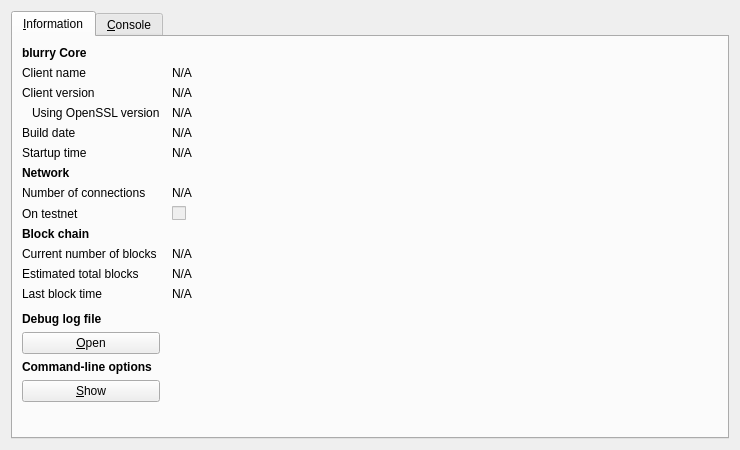
<?xml version="1.0" encoding="UTF-8"?>
<ui version="4.0">
 <class>RPCConsole</class>
 <widget class="QDialog" name="RPCConsole">
  <property name="geometry">
   <rect>
    <x>0</x>
    <y>0</y>
    <width>740</width>
    <height>450</height>
   </rect>
  </property>
  <property name="windowTitle">
   <string>blurry - Debug window</string>
  </property>
  <layout class="QVBoxLayout" name="verticalLayout_2">
   <item>
    <widget class="QTabWidget" name="tabWidget">
     <property name="currentIndex">
      <number>0</number>
     </property>
     <widget class="QWidget" name="tab_info">
      <attribute name="title">
       <string>&amp;Information</string>
      </attribute>
      <layout class="QGridLayout" name="gridLayout" columnstretch="0,1">
       <property name="horizontalSpacing">
        <number>12</number>
       </property>
       <item row="0" column="0">
        <widget class="QLabel" name="label_9">
         <property name="font">
          <font>
           <weight>75</weight>
           <bold>true</bold>
          </font>
         </property>
         <property name="text">
          <string>blurry Core</string>
         </property>
        </widget>
       </item>
       <item row="1" column="0">
        <widget class="QLabel" name="label_5">
         <property name="text">
          <string>Client name</string>
         </property>
        </widget>
       </item>
       <item row="1" column="1">
        <widget class="QLabel" name="clientName">
         <property name="cursor">
          <cursorShape>IBeamCursor</cursorShape>
         </property>
         <property name="text">
          <string>N/A</string>
         </property>
         <property name="textFormat">
          <enum>Qt::PlainText</enum>
         </property>
         <property name="textInteractionFlags">
          <set>Qt::LinksAccessibleByMouse|Qt::TextSelectableByKeyboard|Qt::TextSelectableByMouse</set>
         </property>
        </widget>
       </item>
       <item row="2" column="0">
        <widget class="QLabel" name="label_6">
         <property name="text">
          <string>Client version</string>
         </property>
        </widget>
       </item>
       <item row="2" column="1">
        <widget class="QLabel" name="clientVersion">
         <property name="cursor">
          <cursorShape>IBeamCursor</cursorShape>
         </property>
         <property name="text">
          <string>N/A</string>
         </property>
         <property name="textFormat">
          <enum>Qt::PlainText</enum>
         </property>
         <property name="textInteractionFlags">
          <set>Qt::LinksAccessibleByMouse|Qt::TextSelectableByKeyboard|Qt::TextSelectableByMouse</set>
         </property>
        </widget>
       </item>
       <item row="3" column="0">
        <widget class="QLabel" name="label_14">
         <property name="text">
          <string>Using OpenSSL version</string>
         </property>
         <property name="indent">
          <number>10</number>
         </property>
        </widget>
       </item>
       <item row="3" column="1">
        <widget class="QLabel" name="openSSLVersion">
         <property name="cursor">
          <cursorShape>IBeamCursor</cursorShape>
         </property>
         <property name="text">
          <string>N/A</string>
         </property>
         <property name="textFormat">
          <enum>Qt::PlainText</enum>
         </property>
         <property name="textInteractionFlags">
          <set>Qt::LinksAccessibleByMouse|Qt::TextSelectableByKeyboard|Qt::TextSelectableByMouse</set>
         </property>
        </widget>
       </item>
       <item row="4" column="0">
        <widget class="QLabel" name="label_12">
         <property name="text">
          <string>Build date</string>
         </property>
        </widget>
       </item>
       <item row="4" column="1">
        <widget class="QLabel" name="buildDate">
         <property name="cursor">
          <cursorShape>IBeamCursor</cursorShape>
         </property>
         <property name="text">
          <string>N/A</string>
         </property>
         <property name="textFormat">
          <enum>Qt::PlainText</enum>
         </property>
         <property name="textInteractionFlags">
          <set>Qt::LinksAccessibleByMouse|Qt::TextSelectableByKeyboard|Qt::TextSelectableByMouse</set>
         </property>
        </widget>
       </item>
       <item row="5" column="0">
        <widget class="QLabel" name="label_13">
         <property name="text">
          <string>Startup time</string>
         </property>
        </widget>
       </item>
       <item row="5" column="1">
        <widget class="QLabel" name="startupTime">
         <property name="cursor">
          <cursorShape>IBeamCursor</cursorShape>
         </property>
         <property name="text">
          <string>N/A</string>
         </property>
         <property name="textFormat">
          <enum>Qt::PlainText</enum>
         </property>
         <property name="textInteractionFlags">
          <set>Qt::LinksAccessibleByMouse|Qt::TextSelectableByKeyboard|Qt::TextSelectableByMouse</set>
         </property>
        </widget>
       </item>
       <item row="6" column="0">
        <widget class="QLabel" name="label_11">
         <property name="font">
          <font>
           <weight>75</weight>
           <bold>true</bold>
          </font>
         </property>
         <property name="text">
          <string>Network</string>
         </property>
        </widget>
       </item>
       <item row="7" column="0">
        <widget class="QLabel" name="label_7">
         <property name="text">
          <string>Number of connections</string>
         </property>
        </widget>
       </item>
       <item row="7" column="1">
        <widget class="QLabel" name="numberOfConnections">
         <property name="cursor">
          <cursorShape>IBeamCursor</cursorShape>
         </property>
         <property name="text">
          <string>N/A</string>
         </property>
         <property name="textFormat">
          <enum>Qt::PlainText</enum>
         </property>
         <property name="textInteractionFlags">
          <set>Qt::LinksAccessibleByMouse|Qt::TextSelectableByKeyboard|Qt::TextSelectableByMouse</set>
         </property>
        </widget>
       </item>
       <item row="8" column="0">
        <widget class="QLabel" name="label_8">
         <property name="text">
          <string>On testnet</string>
         </property>
        </widget>
       </item>
       <item row="8" column="1">
        <widget class="QCheckBox" name="isTestNet">
         <property name="enabled">
          <bool>false</bool>
         </property>
         <property name="text">
          <string/>
         </property>
        </widget>
       </item>
       <item row="9" column="0">
        <widget class="QLabel" name="label_10">
         <property name="font">
          <font>
           <weight>75</weight>
           <bold>true</bold>
          </font>
         </property>
         <property name="text">
          <string>Block chain</string>
         </property>
        </widget>
       </item>
       <item row="10" column="0">
        <widget class="QLabel" name="label_3">
         <property name="text">
          <string>Current number of blocks</string>
         </property>
        </widget>
       </item>
       <item row="10" column="1">
        <widget class="QLabel" name="numberOfBlocks">
         <property name="cursor">
          <cursorShape>IBeamCursor</cursorShape>
         </property>
         <property name="text">
          <string>N/A</string>
         </property>
         <property name="textFormat">
          <enum>Qt::PlainText</enum>
         </property>
         <property name="textInteractionFlags">
          <set>Qt::LinksAccessibleByMouse|Qt::TextSelectableByKeyboard|Qt::TextSelectableByMouse</set>
         </property>
        </widget>
       </item>
       <item row="11" column="0">
        <widget class="QLabel" name="label_4">
         <property name="text">
          <string>Estimated total blocks</string>
         </property>
        </widget>
       </item>
       <item row="11" column="1">
        <widget class="QLabel" name="totalBlocks">
         <property name="cursor">
          <cursorShape>IBeamCursor</cursorShape>
         </property>
         <property name="text">
          <string>N/A</string>
         </property>
         <property name="textFormat">
          <enum>Qt::PlainText</enum>
         </property>
         <property name="textInteractionFlags">
          <set>Qt::LinksAccessibleByMouse|Qt::TextSelectableByKeyboard|Qt::TextSelectableByMouse</set>
         </property>
        </widget>
       </item>
       <item row="12" column="0">
        <widget class="QLabel" name="label_2">
         <property name="text">
          <string>Last block time</string>
         </property>
        </widget>
       </item>
       <item row="12" column="1">
        <widget class="QLabel" name="lastBlockTime">
         <property name="cursor">
          <cursorShape>IBeamCursor</cursorShape>
         </property>
         <property name="text">
          <string>N/A</string>
         </property>
         <property name="textFormat">
          <enum>Qt::PlainText</enum>
         </property>
         <property name="textInteractionFlags">
          <set>Qt::LinksAccessibleByMouse|Qt::TextSelectableByKeyboard|Qt::TextSelectableByMouse</set>
         </property>
        </widget>
       </item>
       <item row="13" column="0">
        <spacer name="verticalSpacer_2">
         <property name="orientation">
          <enum>Qt::Vertical</enum>
         </property>
         <property name="sizeHint" stdset="0">
          <size>
           <width>20</width>
           <height>20</height>
          </size>
         </property>
        </spacer>
       </item>
       <item row="14" column="0">
        <widget class="QLabel" name="labelDebugLogfile">
         <property name="font">
          <font>
           <weight>75</weight>
           <bold>true</bold>
          </font>
         </property>
         <property name="text">
          <string>Debug log file</string>
         </property>
        </widget>
       </item>
       <item row="15" column="0">
        <widget class="QPushButton" name="openDebugLogfileButton">
         <property name="toolTip">
          <string>Open the blurry debug log file from the current data directory. This can take a few seconds for large log files.</string>
         </property>
         <property name="text">
          <string>&amp;Open</string>
         </property>
         <property name="autoDefault">
          <bool>false</bool>
         </property>
        </widget>
       </item>
       <item row="16" column="0">
        <widget class="QLabel" name="labelCLOptions">
         <property name="font">
          <font>
           <weight>75</weight>
           <bold>true</bold>
          </font>
         </property>
         <property name="text">
          <string>Command-line options</string>
         </property>
        </widget>
       </item>
       <item row="17" column="0">
        <widget class="QPushButton" name="showCLOptionsButton">
         <property name="toolTip">
          <string>Show the blurry-qt help message to get a list with possible blurry command-line options.</string>
         </property>
         <property name="text">
          <string>&amp;Show</string>
         </property>
         <property name="autoDefault">
          <bool>false</bool>
         </property>
        </widget>
       </item>
       <item row="18" column="0">
        <spacer name="verticalSpacer">
         <property name="orientation">
          <enum>Qt::Vertical</enum>
         </property>
         <property name="sizeHint" stdset="0">
          <size>
           <width>20</width>
           <height>40</height>
          </size>
         </property>
        </spacer>
       </item>
      </layout>
     </widget>
     <widget class="QWidget" name="tab_console">
      <attribute name="title">
       <string>&amp;Console</string>
      </attribute>
      <layout class="QVBoxLayout" name="verticalLayout_3">
       <property name="spacing">
        <number>3</number>
       </property>
       <item>
        <widget class="QTextEdit" name="messagesWidget">
         <property name="minimumSize">
          <size>
           <width>0</width>
           <height>100</height>
          </size>
         </property>
         <property name="readOnly">
          <bool>true</bool>
         </property>
         <property name="tabKeyNavigation" stdset="0">
          <bool>false</bool>
         </property>
         <property name="columnCount" stdset="0">
          <number>2</number>
         </property>
        </widget>
       </item>
       <item>
        <layout class="QHBoxLayout" name="horizontalLayout">
         <property name="spacing">
          <number>3</number>
         </property>
         <item>
          <widget class="QLabel" name="label">
           <property name="text">
            <string notr="true">&gt;</string>
           </property>
          </widget>
         </item>
         <item>
          <widget class="QLineEdit" name="lineEdit"/>
         </item>
         <item>
          <widget class="QPushButton" name="clearButton">
           <property name="maximumSize">
            <size>
             <width>24</width>
             <height>24</height>
            </size>
           </property>
           <property name="toolTip">
            <string>Clear console</string>
           </property>
           <property name="text">
            <string/>
           </property>
           <property name="icon">
            <iconset resource="../bitcoin.qrc">
             <normaloff>:/icons/remove</normaloff>:/icons/remove</iconset>
           </property>
           <property name="shortcut">
            <string notr="true">Ctrl+L</string>
           </property>
           <property name="autoDefault">
            <bool>false</bool>
           </property>
          </widget>
         </item>
        </layout>
       </item>
      </layout>
     </widget>
    </widget>
   </item>
  </layout>
 </widget>
 <resources>
  <include location="../bitcoin.qrc"/>
 </resources>
 <connections/>
</ui>
